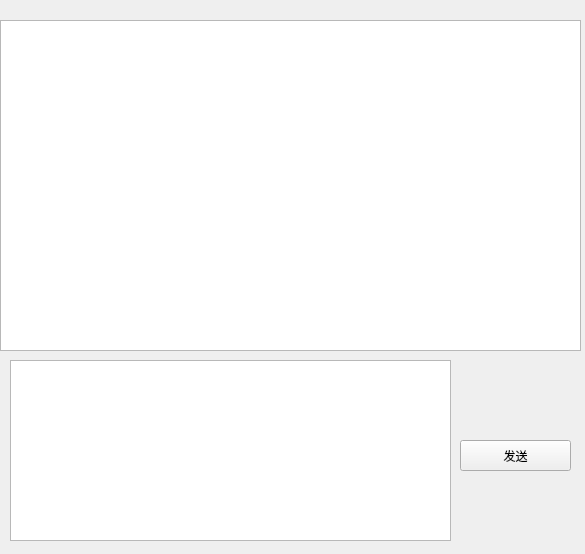
<?xml version="1.0" encoding="UTF-8"?>
<ui version="4.0">
 <class>PrivateChat</class>
 <widget class="QWidget" name="PrivateChat">
  <property name="geometry">
   <rect>
    <x>0</x>
    <y>0</y>
    <width>585</width>
    <height>554</height>
   </rect>
  </property>
  <property name="windowTitle">
   <string>Form</string>
  </property>
  <widget class="QWidget" name="widget" native="true">
   <property name="geometry">
    <rect>
     <x>10</x>
     <y>360</y>
     <width>571</width>
     <height>191</height>
    </rect>
   </property>
   <widget class="QTextEdit" name="sendtext">
    <property name="geometry">
     <rect>
      <x>0</x>
      <y>0</y>
      <width>441</width>
      <height>181</height>
     </rect>
    </property>
   </widget>
   <widget class="QPushButton" name="sendtextPB">
    <property name="geometry">
     <rect>
      <x>450</x>
      <y>80</y>
      <width>111</width>
      <height>31</height>
     </rect>
    </property>
    <property name="text">
     <string>发送</string>
    </property>
   </widget>
  </widget>
  <widget class="QLabel" name="dname">
   <property name="geometry">
    <rect>
     <x>0</x>
     <y>0</y>
     <width>69</width>
     <height>19</height>
    </rect>
   </property>
   <property name="text">
    <string/>
   </property>
  </widget>
  <widget class="QTextBrowser" name="textBrowser">
   <property name="geometry">
    <rect>
     <x>0</x>
     <y>20</y>
     <width>581</width>
     <height>331</height>
    </rect>
   </property>
  </widget>
 </widget>
 <resources/>
 <connections/>
</ui>
